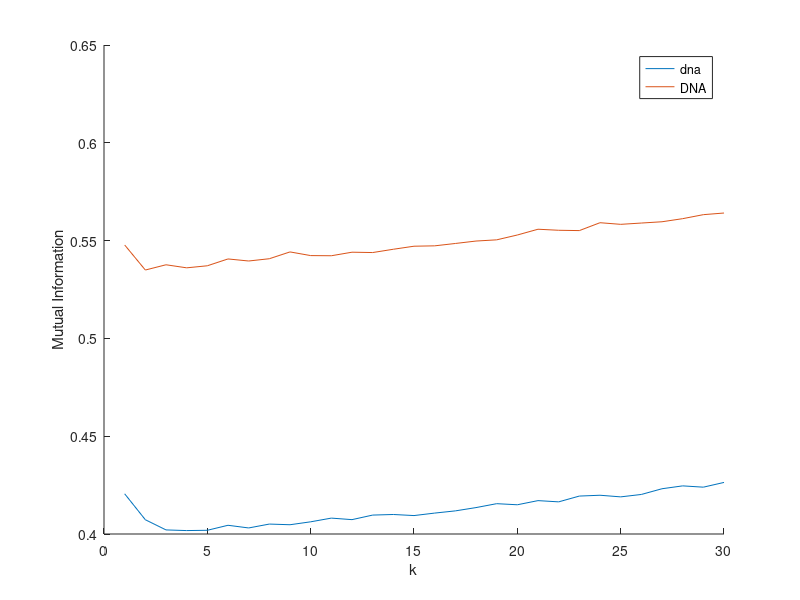

Recreate this plot in MATLAB.
%% Diego Alba - Quant. Bio - HW#4

austen = fileread('Austen.txt');
dna1 = fileread('DNA1.txt');
dna2 = fileread('DNA2.txt');

austen(regexp(austen,'\r')) = [];
dna1(regexp(dna1,'\r')) = [];
dna2(regexp(dna2,'\r')) = [];

%% Part 1

% Calcualte Probabilities
letters = ['z','x','c','v','b','n','m','a','s','d','f',...
        'g','h','j','k','l','q','w','e','r','t','y','u','i','o','p'];
Pausten = zeros(1,length(letters));
for i = 1:length(letters)
    Pausten(i) = length(regexpi(austen,letters(i)));
end
tausten = sum(Pausten);
Pausten = Pausten/tausten;

bases = ['a','c','g','t'];
Pdna1 = zeros(1,length(bases));
Pdna2 = zeros(1,length(bases));
for i = 1:length(bases)
    Pdna1(i) = length(regexpi(dna1,bases(i)));
    Pdna2(i) = length(regexpi(dna2,bases(i)));
end
tdna1 = sum(Pdna1);
tdna2 = sum(Pdna2);
Pdna1 = Pdna1/tdna1;
Pdna2 = Pdna2/tdna2;

% Entropies
Hausten = - sum(Pausten.*(log(Pausten)/log(2)));
Hdna1 = - sum(Pdna1.*(log(Pdna1)/log(2)));
Hdna2 = - sum(Pdna2.*(log(Pdna2)/log(2)));

% Conditional Probabilities
cPausten = zeros(length(letters));
cPdna1 = zeros(length(bases));
cPdna2 = zeros(length(bases));

for i = 1:length(letters)
    dummy = austen(regexpi(austen,letters(i))+1);
    for j = 1:length(letters)
        cPausten(i,j) = sum(dummy == letters(j))/length(dummy);
    end
end
clear dummy

dna1(end+1)=' ';
dna2(end+1)=' ';
for i = 1:length(bases)
    dummy1 = dna1(regexpi(dna1,bases(i))+1);
    dummy2 = dna2(regexpi(dna2,bases(i))+1);
    for j = 1:length(bases)
        cPdna1(i,j) = sum(dummy1 == bases(j))/length(dummy1); % j given i
        cPdna2(i,j) = sum(dummy2 == bases(j))/length(dummy2);
    end
end
clear dummy1 dummy2

% Conditional Entropies
Pausten = Pausten';
Pdna1 = Pdna1';
Pdna2 = Pdna2';

cHausten = 0;
for i = 1:length(letters)
    for j = 1:length(letters)
        cHausten = cHausten - nansum(Pausten(i)*(cPausten(i,j)*log(cPausten(i,j))/log(2)));
    end
%      cHausten = cHausten - nansum(Pausten.*cPausten(:,i).*...
%          log(cPausten(:,i))/log(2));
end

cHdna1 = 0;
cHdna2 = 0;
for i = 1:length(bases)
    for j = 1:length(bases)
        cHdna1 = cHdna1 - nansum(Pdna1(i)*(cPdna1(i,j)*log(cPdna1(i,j))/log(2)));
        cHdna2 = cHdna2 - nansum(Pdna2(i)*(cPdna2(i,j)*log(cPdna2(i,j))/log(2)));
    end
%     cHdna1 = cHdna1 - nansum(Pdna1.*cPdna1(:,i).*...
%         log(cPdna1(:,i))/log(2));
%     cHdna2 = cHdna2 - nansum(Pdna2.*cPdna2(:,i).*...
%         log(cPdna2(:,i))/log(2));
end
Hausten
Hdna1
Hdna2
cHausten
cHdna1
cHdna2
% Mutual Information %MARGINAL P
MIausten = Hausten - cHausten
MIdna1 = Hdna1 - cHdna1
MIdna2 = Hdna2 - cHdna2

% Mutual information was higher for Jane Austen because there are specific
% rules in English language that determine which letters can follow which
% letters. This is not the case for DNA. 

%% Part 2

% Probabilities
bases = ['a','c','g','t'];
BASES = ['A','C','G','T'];
Pdna2 = zeros(1,length(bases));
PDNA2 = zeros(1,length(BASES));
for i = 1:length(bases)
    Pdna2(i) = length(regexp(dna2,bases(i)));
    PDNA2(i) = length(regexp(dna2,BASES(i)));
end
tdna2 = sum(Pdna2);
tDNA2 = sum(PDNA2);
t = tDNA2 + tdna2;
Pdna2 = Pdna2/t;
PDNA2 = PDNA2/t;

cPdna2 = zeros(length(bases),length(bases),30);
cPDNA2 = zeros(length(BASES),length(BASES),30);

dna2(end+31)=' ';
for k = 1:30
    for i = 1:length(bases)
        dummy1 = dna2(regexp(dna2,bases(i))+k);
        dummy2 = dna2(regexp(dna2,BASES(i))+k);
        for j = 1:length(bases)
            cPdna2(i,j,k) = sum(dummy1 == bases(j))/length(dummy1);
            cPDNA2(i,j,k) = sum(dummy2 == BASES(j))/length(dummy2);
        end
    end
end
clear dummy1 dummy2

% Entropies
Hdna2 = - sum(Pdna2.*(log(Pdna2)/log(2)));
HDNA2 = - sum(PDNA2.*(log(PDNA2)/log(2)));

Pdna2 = Pdna2';
PDNA2 = PDNA2';
cHdna2 = zeros(1,k);
cHDNA2 = zeros(1,k);

for k = 1:30
    for i = 1:length(bases)
        for j = 1:length(bases)
            cHdna2(k) = cHdna2(k) - nansum(Pdna2(i)*(cPdna2(i,j,k)*log(cPdna2(i,j,k))/log(2)));
            cHDNA2(k) = cHDNA2(k) - nansum(PDNA2(i)*(cPDNA2(i,j,k)*log(cPDNA2(i,j,k))/log(2)));
        end
%         cHdna2(k) = cHdna2(k) - nansum(Pdna2.*cPdna2(:,i,k).*...
%             log(cPdna2(:,i,k))/log(2));
%         cHDNA2(k) = cHDNA2(k) - nansum(PDNA2.*cPDNA2(:,i,k).*...
%             log(cPDNA2(:,i,k))/log(2));
    end
end

% Mutual Information
MIdna2 =  Hdna2 - cHdna2;
MIDNA2 =  HDNA2 - cHDNA2;

figure
hold on
plot(1:30,MIdna2)
plot(1:30,MIDNA2)
hold off
ylabel('Mutual Information')
xlabel('k')
legend('dna','DNA')
